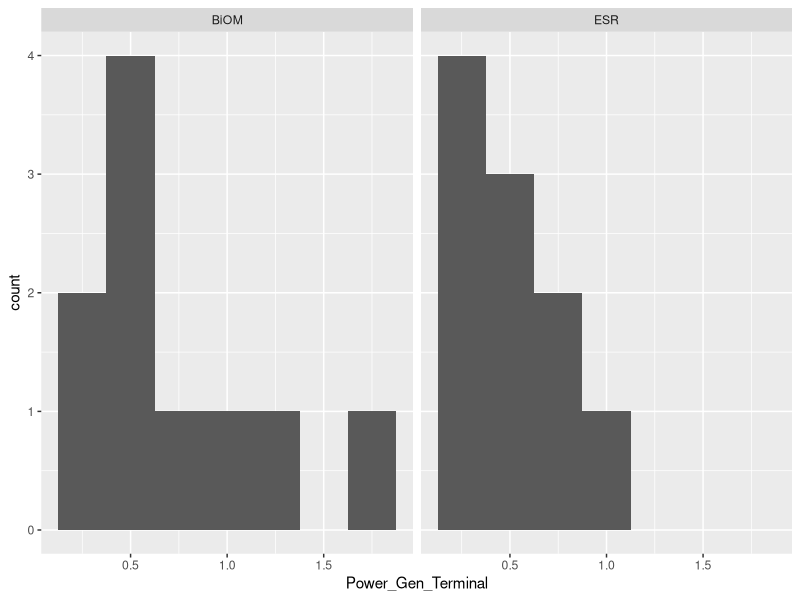
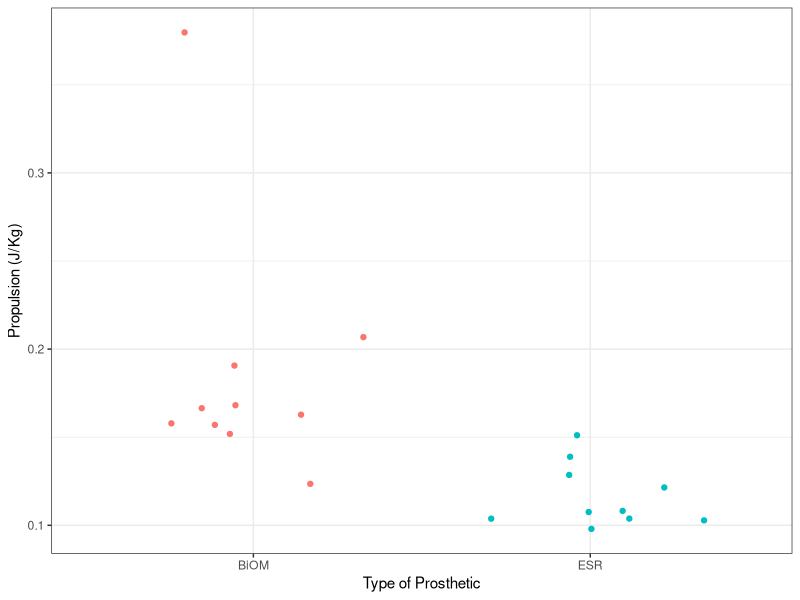
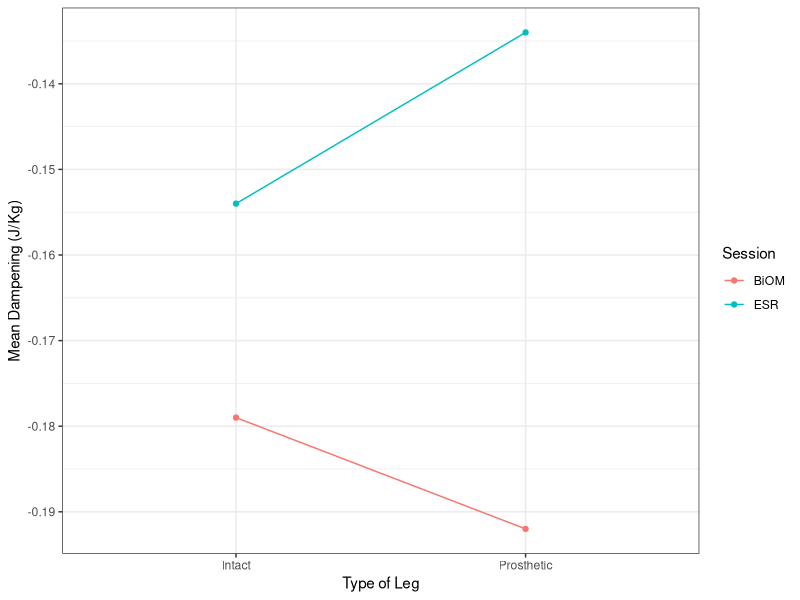
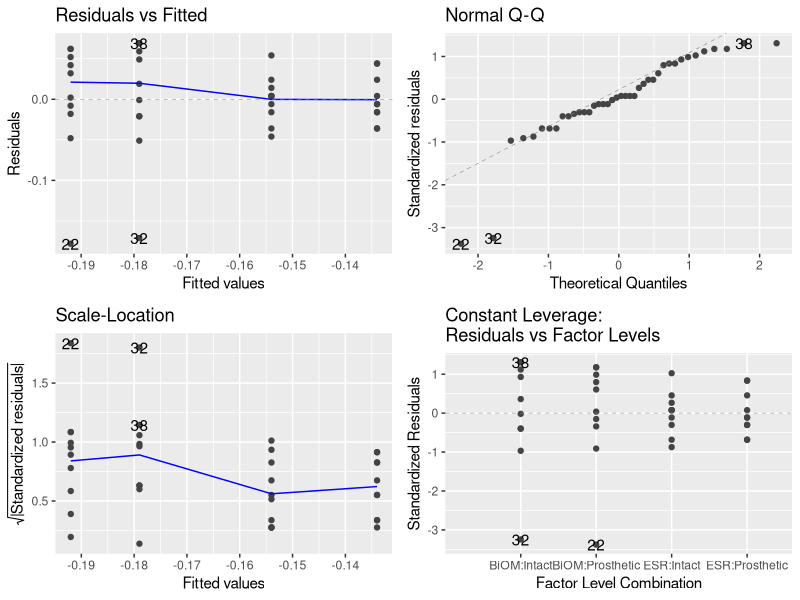
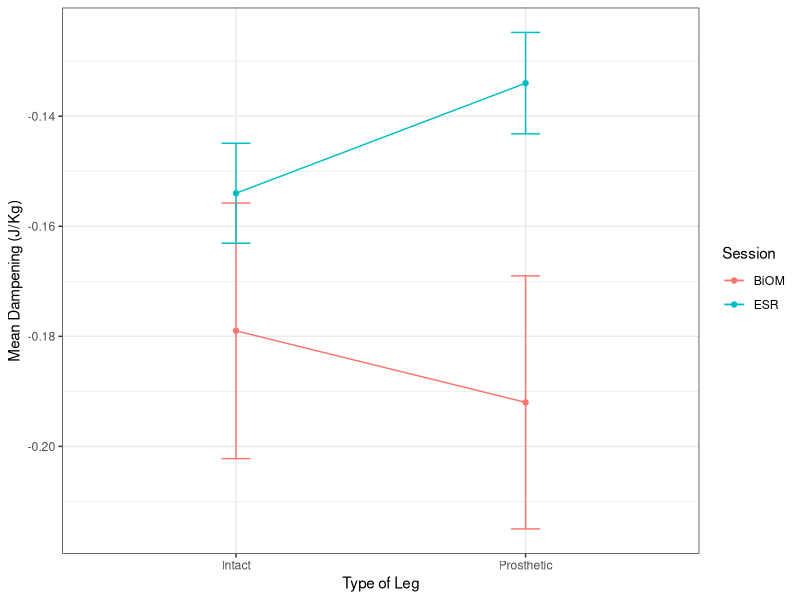
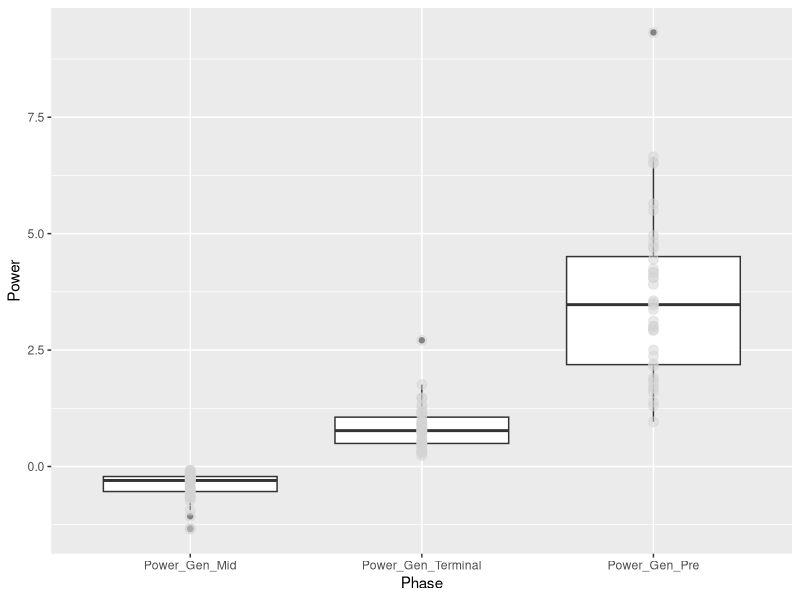
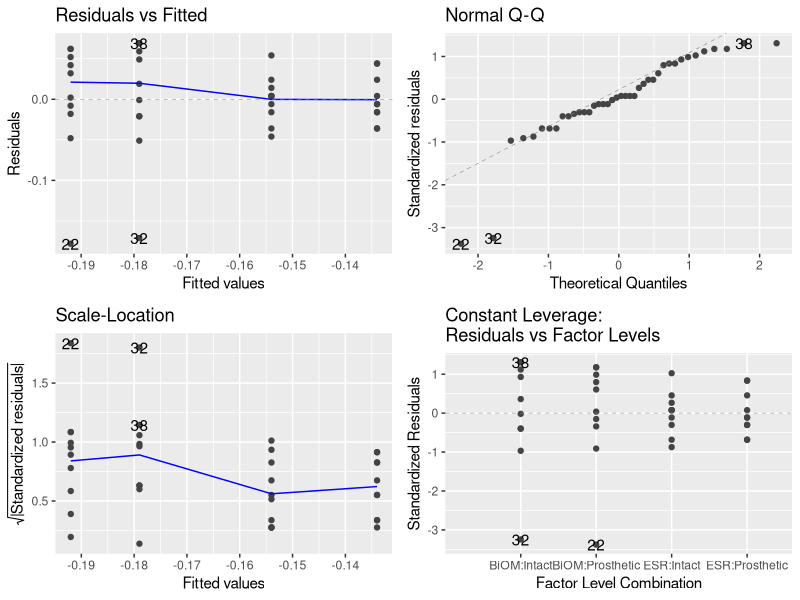
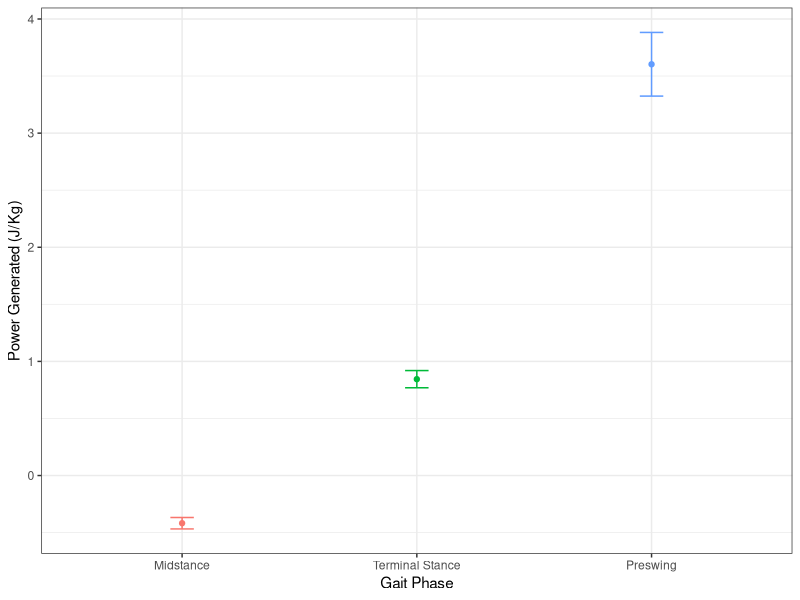

The R script that drew these images, in order:
## ---- chunk 1
# clear R's environment
rm(list = ls())

# import the modules that we need
library(dplyr)
library(ggplot2)
library(tidyr)
library(ggfortify)
library(here)
## ---- chunk 2
DF <- read.csv(here("Data", "Processed", "processed_prosthetic_analysis.csv"))
## ---- chunk 3
# make a histogram of the Power_Gen_Terminal based on prosthetic type
ggplot(filter(DF, Side == "Prosthetic"), aes(x = Power_Gen_Terminal))+
    geom_histogram(binwidth = 0.25)+
    facet_wrap(~Session)
## ---- chunk 4
# separate the prosthetic data from the data corresponding to the intact leg data.
DF_prosthetic <- DF %>% filter(Side == "Prosthetic")

# take a look to check the structure of the new data frame
glimpse(DF_prosthetic)
## ---- chunk 5
# perform two sample t test
t.test(Propulsion ~ Session, data = DF_prosthetic)
## ---- chunk 6
# make a scatter plot comparing the distribution of propulsion values between the active and passive prostheses
ggplot(DF_prosthetic, aes(Session, Propulsion, colour = Session))+
     xlab("Type of Prosthetic")+
     ylab("Propulsion (J/Kg)")+
     geom_jitter()+
     theme_bw()+
     theme(legend.position="none")
## ---- chunk 7
# convert the Session and the Side categories to factor data and take a look at the variables
DF$Session <- as.factor(DF$Session)
DF$Side <- as.factor(DF$Side)

levels(DF$Session)
levels(DF$Side)
## ---- chunk 8
meanDF <- DF %>% group_by(Side, Session) %>% summarise(meanDampening = mean(Braking))
## ---- chunk 9
# Add color to the plot to show the differences between the different types of prostheses compared to the intact leg
ggplot(meanDF, aes(Side, meanDampening, color = Session, group = Session))+
     geom_point()+
     geom_line()+
     theme_bw()+
     ylab("Mean Dampening (J/Kg)")+
     xlab("Type of Leg")
## ---- chunk 10
# use the lm() function to create the model
model_dampening <- lm(Braking ~ Session+Side+Session*Side, data = DF)
## ---- chunk 11
autoplot(model_dampening, smooth.color = NA)
## ---- chunk 12
# generate ANOVA table
anova(model_dampening)
## ---- chunk 13
# take a look at the summary and comparisons between the specific conditions
summary.lm(model_dampening)
## ---- chunk 14
# grab the standard error values to report

sumDF<-DF %>% group_by(Side, Session) %>% summarise(
     meanDamp = mean(Braking),
     seDamp = sd(Braking)/sqrt(sum(!is.na(Braking)))
)

# create scatterplot with error bars
ggplot(sumDF, aes(Side, meanDamp, color = Session, group = Session))+
     geom_point()+
     geom_line()+
     geom_errorbar(aes(ymin = meanDamp - seDamp,
                       ymax = meanDamp + seDamp), width = 0.1)+
     theme_bw()+
    xlab("Type of Leg")+
    ylab("Mean Dampening (J/Kg)")
## ---- chunk 15
# convert the data to long format
DF_long <- pivot_longer(DF, names_to = "Phase", cols = Power_Gen_Pre:Power_Gen_Terminal,  values_to = "Power")

# convert the phase data from character data to factor data
DF_long$Phase <- as.factor(DF_long$Phase)
levels(DF_long$Phase)

# relevel the Phase factor to put the levels in the correct order which should be midstance, terminalstance, preswing
DF_long$Phase <- factor(DF_long$Phase, levels=c('Power_Gen_Mid', 'Power_Gen_Terminal', 'Power_Gen_Pre'))
## ---- chunk 16
# make a boxplot of the data
ggplot(DF_long, aes(Phase, Power)) +
  geom_boxplot()+
  geom_point(size = 3, colour = 'lightgrey', alpha = 0.5)
## ---- chunk 17
# Use the aov() function to generate a repeated ANOVA model
power_model <- aov(Power~factor(Phase)+Error(factor(Subject)), data = DF_long)
## ---- chunk 18
# check assumptions
autoplot(model_dampening, smooth.color = NA)
## ---- chunk 19
# run a summary of the model
summary(power_model)
## ---- chunk 20
# calculate the means and standard errors of these by group

sum_power <-DF_long %>% group_by(Phase) %>% summarise(
     meanPower = mean(Power),
     sePower = sd(Power)/sqrt(sum(!is.na(Power)))
)

# reassign the values of the different gait phases to make them show up nicer on the graph
sum_power$Phase <- recode(sum_power$Phase, Power_Gen_Mid = 'Midstance', 
                                       Power_Gen_Terminal = 'Terminal Stance',
                                       Power_Gen_Pre = 'Preswing')
## ---- chunk 21
# create scatterplot with error bars
ggplot(sum_power, aes(Phase, meanPower, color = Phase))+
     geom_point()+
     geom_line()+
     geom_errorbar(aes(ymin = meanPower - sePower,
                       ymax = meanPower + sePower), width = 0.1)+
    theme_bw()+
    theme(legend.position="none")+
    xlab("Gait Phase")+
    ylab("Power Generated (J/Kg)")
    
